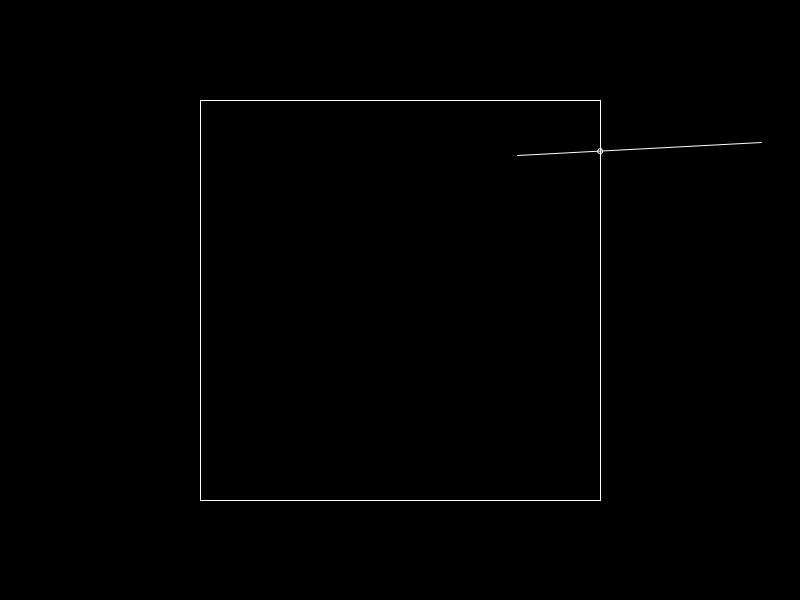
Frame 1 (no input)
Frame 60 (the mouse pressed at the canvas centre just before this capture): identical to frame 1, image omitted
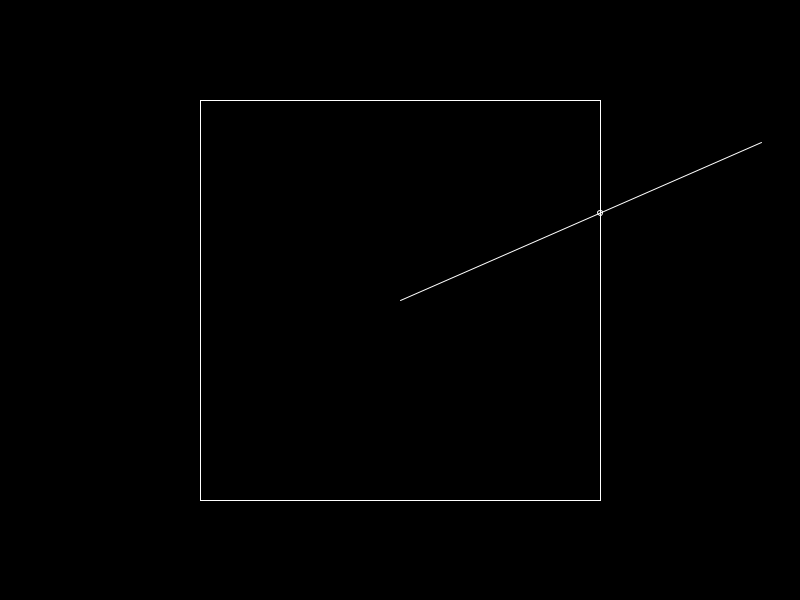
Frame 120 (the mouse held since frame 60 and released just before this capture)

The Processing sketch that drew these frames (run headless with seeded random() and noise(); from frame 60 on, the mouse is pressed at the canvas centre):

// Processing sketch: RectPointIntersectTest
// ── RectPointIntersectTest.pde

Rectangle r; 
PVector p1; 
PVector p2; 
int clickCount; 

void setup() { 
  
  
  size(800,600); 
  
  r = new Rectangle(200,100,400,400); 
  p1 = new PVector(random(width), random(height)); 
  p2 = new PVector(random(width), random(height)); 
  clickCount = 0; 
  
} 


void draw() { 
  
  background(0);
 stroke(255); 
noFill(); 
  r.render(); 
  
  line(p1.x, p1.y, p2.x, p2.y); 
  
  PVector intersect = getPointAtRectIntersection(r, p1, p2); 
  ellipseMode(CENTER); 
  ellipse(intersect.x, intersect.y, 5,5);   
  
}


void mousePressed() { 
 
 PVector p = (clickCount++ %2 == 0)? p1 : p2; 
 p.set(mouseX, mouseY); 
 
  
  
}


PVector getPointAtRectIntersection(Rectangle r, PVector p1, PVector p2) { 

  if (r.containsPoint(p1) && r.containsPoint(p2)) { 
    println("WARNING - both points are inside rectangle - no intersection");
  } else if (!r.containsPoint(p1) && !r.containsPoint(p2)) { 
    println("WARNING - neither point is within rectangle - no intersection");
  } 

  // need to make sure p1 is the one that is outside the rectangle. 
  if (r.containsPoint(p1)) { 
    PVector t = p1; 
    p1 = p2; 
    p2 = t;
  }
  PVector v = p2.get(); 
  v.sub(p1); 
  
  PVector intersect = p1.get(); 
  intersect.x = clamp(p1.x, r.x, r.getRight());
  intersect.y = clamp(p1.y, r.y, r.getBottom());  
  
  //ellipse(intersect.x, intersect.y, 2,2);
  
  if((intersect.x == r.x) || (intersect.x == r.getRight())) {
    // left or right side intersected
    v.mult(map(intersect.x, p1.x, p2.x, 0,1)); 
  } else if((intersect.y == r.y) || (intersect.y == r.getBottom())) {
    // top or bottom side intersected
    v.mult(map(intersect.y, p1.y, p2.y, 0,1)); 
  } 
  v.add(p1); 
  return v; 
   

}

float clamp(float v, float minV, float maxV) { 
  return max(minV, min(maxV, v)); 
} 

class Rectangle { 

  float x, y, w, h; 
  Rectangle(float x, float y, float w, float h) { 
    set(x, y, w, h);
  }

  void set(float x, float y, float w, float h) {

    this.x = x; 
    this.y = y; 
    this.w = w; 
    this.h = h;
  }

  float getRight() { 
    return x+w;
  }
  float getBottom() { 
    return y+h;
  }

  void render() { 

    rect(x, y, w, h);
  }

  boolean containsPoint(PVector p) { 
    return((p.x<getRight()) && (p.x>x) && (p.y<getBottom()) && (p.y>y));
  }
}
